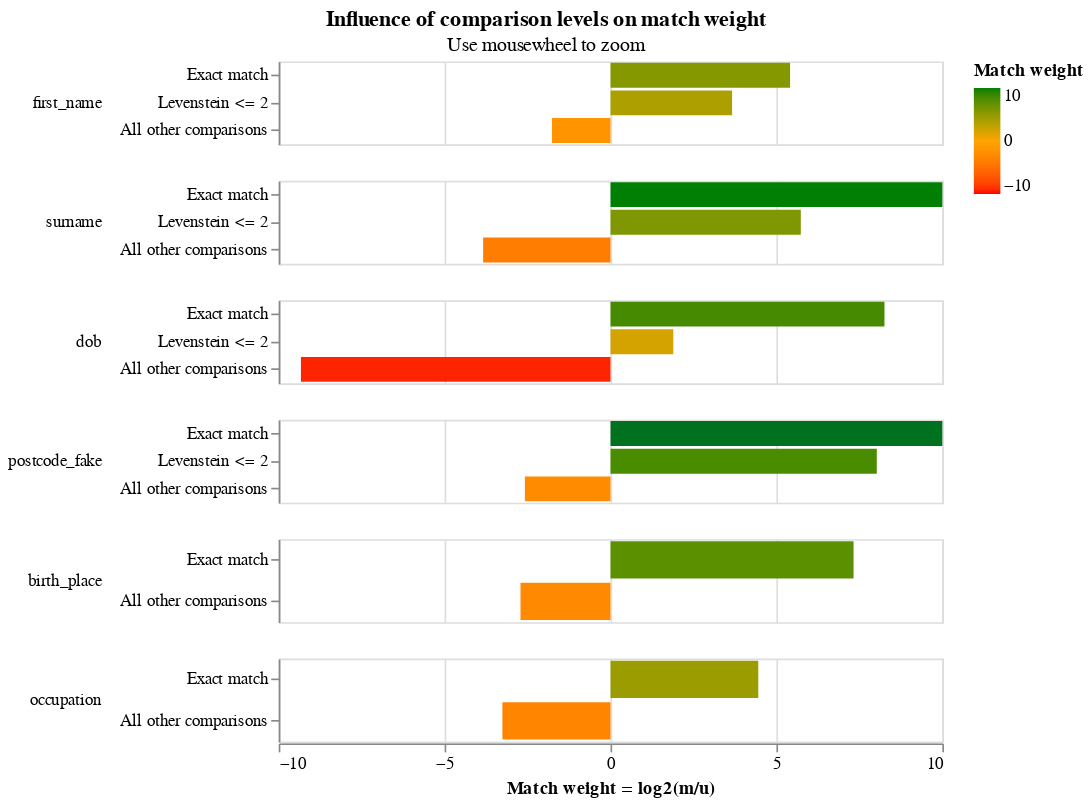

The code cell stored with this chart in its notebook:
### Markdown cell above
The final match weights can be viewed in the match weights chart:

### Code cell
c = linker.settings_obj.match_weights_chart()

### Figure 1 — Vega-Lite specification as saved in the notebook (floating-point values rounded to 4 significant figures)
{"config": {"view": {"width": 400, "height": 50}, "mark": {"tooltip": null}, "title": {"anchor": "middle"}, "header": {"title": null}}, "data": {"values": [{"comparison_name": "first_name", "sql_condition": "`first_name_l` = `first_name_r`", "label_for_charts": "Exact match", "m_probability": 0.5533, "u_probability": 0.013, "m_probability_description": "Amongst truly matching record comparisons, 55.33% of records are in the exact match comparison level", "u_probability_description": "Amongst truly non-matching record comparisons, 1.30% of records are in the exact match comparison level", "has_tf_adjustments": true, "tf_adjustment_column": "first_name", "tf_adjustment_weight": 1.0, "is_null_level": false, "bayes_factor": 42.57, "log2_bayes_factor": 5.412, "comparison_vector_value": 2, "max_comparison_vector_value": 2, "bayes_factor_description": "If comparison level is `exact match` then comparison is 42.57 times more likely to be a match", "proportion_of_matches": 0.0001047, "comparison_sort_order": 0}, {"comparison_name": "first_name", "sql_condition": "levenshtein(`first_name_l`, `first_name_r`) <= 2", "label_for_charts": "Levenstein <= 2", "m_probability": 0.16, "u_probability": 0.01262, "m_probability_description": "Amongst truly matching record comparisons, 16.00% of records are in the levenstein <= 2 comparison level", "u_probability_description": "Amongst truly non-matching record comparisons, 1.26% of records are in the levenstein <= 2 comparison level", "has_tf_adjustments": false, "tf_adjustment_column": null, "tf_adjustment_weight": 1.0, "is_null_level": false, "bayes_factor": 12.68, "log2_bayes_factor": 3.664, "comparison_vector_value": 1, "max_comparison_vector_value": 2, "bayes_factor_description": "If comparison level is `levenstein <= 2` then comparison is 12.68 times more likely to be a match", "proportion_of_matches": 0.0001047, "comparison_sort_order": 0}, {"comparison_name": "first_name", "sql_condition": "ELSE", "label_for_charts": "All other comparisons", "m_probability": 0.2868, "u_probability": 0.9744, "m_probability_description": "Amongst truly matching record comparisons, 28.68% of records are in the all other comparisons comparison level", "u_probability_description": "Amongst truly non-matching record comparisons, 97.44% of records are in the all other comparisons comparison level", "has_tf_adjustments": false, "tf_adjustment_column": null, "tf_adjustment_weight": 1.0, "is_null_level": false, "bayes_factor": 0.2943, "log2_bayes_factor": -1.765, "comparison_vector_value": 0, "max_comparison_vector_value": 2, "bayes_factor_description": "If comparison level is `all other comparisons` then comparison is  3.40 times less likely to be a match", "proportion_of_matches": 0.0001047, "comparison_sort_order": 0}, {"comparison_name": "surname", "sql_condition": "`surname_l` = `surname_r`", "label_for_charts": "Exact match", "m_probability": 0.7827, "u_probability": 0.0006572, "m_probability_description": "Amongst truly matching record comparisons, 78.27% of records are in the exact match comparison level", "u_probability_description": "Amongst truly non-matching record comparisons, 0.07% of records are in the exact match comparison level", "has_tf_adjustments": true, "tf_adjustment_column": "surname", "tf_adjustment_weight": 1.0, "is_null_level": false, "bayes_factor": 1191.0, "log2_bayes_factor": 10.22, "comparison_vector_value": 2, "max_comparison_vector_value": 2, "bayes_factor_description": "If comparison level is `exact match` then comparison is 1,190.95 times more likely to be a match", "proportion_of_matches": 0.0001047, "comparison_sort_order": 1}, {"comparison_name": "surname", "sql_condition": "levenshtein(`surname_l`, `surname_r`) <= 2", "label_for_charts": "Levenstein <= 2", "m_probability": 0.1477, "u_probability": 0.002772, "m_probability_description": "Amongst truly matching record comparisons, 14.77% of records are in the levenstein <= 2 comparison level", "u_probability_description": "Amongst truly non-matching record comparisons, 0.28% of records are in the levenstein <= 2 comparison level", "has_tf_adjustments": false, "tf_adjustment_column": null, "tf_adjustment_weight": 1.0, "is_null_level": false, "bayes_factor": 53.27, "log2_bayes_factor": 5.735, "comparison_vector_value": 1, "max_comparison_vector_value": 2, "bayes_factor_description": "If comparison level is `levenstein <= 2` then comparison is 53.27 times more likely to be a match", "proportion_of_matches": 0.0001047, "comparison_sort_order": 1}, {"comparison_name": "surname", "sql_condition": "ELSE", "label_for_charts": "All other comparisons", "m_probability": 0.06966, "u_probability": 0.9966, "m_probability_description": "Amongst truly matching record comparisons, 6.97% of records are in the all other comparisons comparison level", "u_probability_description": "Amongst truly non-matching record comparisons, 99.66% of records are in the all other comparisons comparison level", "has_tf_adjustments": false, "tf_adjustment_column": null, "tf_adjustment_weight": 1.0, "is_null_level": false, "bayes_factor": 0.0699, "log2_bayes_factor": -3.839, "comparison_vector_value": 0, "max_comparison_vector_value": 2, "bayes_factor_description": "If comparison level is `all other comparisons` then comparison is  14.31 times less likely to be a match", "proportion_of_matches": 0.0001047, "comparison_sort_order": 1}, {"comparison_name": "dob", "sql_condition": "`dob_l` = `dob_r`", "label_for_charts": "Exact match", "m_probability": 0.6235, "u_probability": 0.002039, "m_probability_description": "Amongst truly matching record comparisons, 62.35% of records are in the exact match comparison level", "u_probability_description": "Amongst truly non-matching record comparisons, 0.20% of records are in the exact match comparison level", "has_tf_adjustments": true, "tf_adjustment_column": "dob", "tf_adjustment_weight": 1.0, "is_null_level": false, "bayes_factor": 305.8, "log2_bayes_factor": 8.257, "comparison_vector_value": 2, "max_comparison_vector_value": 2, "bayes_factor_description": "If comparison level is `exact match` then comparison is 305.83 times more likely to be a match", "proportion_of_matches": 0.0001047, "comparison_sort_order": 2}, {"comparison_name": "dob", "sql_condition": "levenshtein(`dob_l`, `dob_r`) <= 2", "label_for_charts": "Levenstein <= 2", "m_probability": 0.3751, "u_probability": 0.1011, "m_probability_description": "Amongst truly matching record comparisons, 37.51% of records are in the levenstein <= 2 comparison level", "u_probability_description": "Amongst truly non-matching record comparisons, 10.11% of records are in the levenstein <= 2 comparison level", "has_tf_adjustments": false, "tf_adjustment_column": null, "tf_adjustment_weight": 1.0, "is_null_level": false, "bayes_factor": 3.711, "log2_bayes_factor": 1.892, "comparison_vector_value": 1, "max_comparison_vector_value": 2, "bayes_factor_description": "If comparison level is `levenstein <= 2` then comparison is 3.71 times more likely to be a match", "proportion_of_matches": 0.0001047, "comparison_sort_order": 2}, {"comparison_name": "dob", "sql_condition": "ELSE", "label_for_charts": "All other comparisons", "m_probability": 0.001394, "u_probability": 0.8969, "m_probability_description": "Amongst truly matching record comparisons, 0.14% of records are in the all other comparisons comparison level", "u_probability_description": "Amongst truly non-matching record comparisons, 89.69% of records are in the all other comparisons comparison level", "has_tf_adjustments": false, "tf_adjustment_column": null, "tf_adjustment_weight": 1.0, "is_null_level": false, "bayes_factor": 0.001554, "log2_bayes_factor": -9.33, "comparison_vector_value": 0, "max_comparison_vector_value": 2, "bayes_factor_description": "If comparison level is `all other comparisons` then comparison is  643.56 times less likely to be a match", "proportion_of_matches": 0.0001047, "comparison_sort_order": 2}, {"comparison_name": "postcode_fake", "sql_condition": "`postcode_fake_l` = `postcode_fake_r`", "label_for_charts": "Exact match", "m_probability": 0.6899, "u_probability": 0.000139, "m_probability_description": "Amongst truly matching record comparisons, 68.99% of records are in the exact match comparison level", "u_probability_description": "Amongst truly non-matching record comparisons, 0.01% of records are in the exact match comparison level", "has_tf_adjustments": false, "tf_adjustment_column": null, "tf_adjustment_weight": 1.0, "is_null_level": false, "bayes_factor": 4962.0, "log2_bayes_factor": 12.28, "comparison_vector_value": 2, "max_comparison_vector_value": 2, "bayes_factor_description": "If comparison level is `exact match` then comparison is 4,962.34 times more likely to be a match", "proportion_of_matches": 0.0001047, "comparison_sort_order": 3}, {"comparison_name": "postcode_fake", "sql_condition": "levenshtein(`postcode_fake_l`, `postcode_fake_r`) <= 2", "label_for_charts": "Levenstein <= 2", "m_probability": 0.143, "u_probability": 0.0005489, "m_probability_description": "Amongst truly matching record comparisons, 14.30% of records are in the levenstein <= 2 comparison level", "u_probability_description": "Amongst truly non-matching record comparisons, 0.05% of records are in the levenstein <= 2 comparison level", "has_tf_adjustments": false, "tf_adjustment_column": null, "tf_adjustment_weight": 1.0, "is_null_level": false, "bayes_factor": 260.5, "log2_bayes_factor": 8.025, "comparison_vector_value": 1, "max_comparison_vector_value": 2, "bayes_factor_description": "If comparison level is `levenstein <= 2` then comparison is 260.54 times more likely to be a match", "proportion_of_matches": 0.0001047, "comparison_sort_order": 3}, {"comparison_name": "postcode_fake", "sql_condition": "ELSE", "label_for_charts": "All other comparisons", "m_probability": 0.1671, "u_probability": 0.9993, "m_probability_description": "Amongst truly matching record comparisons, 16.71% of records are in the all other comparisons comparison level", "u_probability_description": "Amongst truly non-matching record comparisons, 99.93% of records are in the all other comparisons comparison level", "has_tf_adjustments": false, "tf_adjustment_column": null, "tf_adjustment_weight": 1.0, "is_null_level": false, "bayes_factor": 0.1672, "log2_bayes_factor": -2.581, "comparison_vector_value": 0, "max_comparison_vector_value": 2, "bayes_factor_description": "If comparison level is `all other comparisons` then comparison is  5.98 times less likely to be a match", "proportion_of_matches": 0.0001047, "comparison_sort_order": 3}, {"comparison_name": "birth_place", "sql_condition": "`birth_place_l` = `birth_place_r`", "label_for_charts": "Exact match", "m_probability": 0.8482, "u_probability": 0.005289, "m_probability_description": "Amongst truly matching record comparisons, 84.82% of records are in the exact match comparison level", "u_probability_description": "Amongst truly non-matching record comparisons, 0.53% of records are in the exact match comparison level", "has_tf_adjustments": true, "tf_adjustment_column": "birth_place", "tf_adjustment_weight": 1.0, "is_null_level": false, "bayes_factor": 160.4, "log2_bayes_factor": 7.325, "comparison_vector_value": 1, "max_comparison_vector_value": 1, "bayes_factor_description": "If comparison level is `exact match` then comparison is 160.39 times more likely to be a match", "proportion_of_matches": 0.0001047, "comparison_sort_order": 4}, {"comparison_name": "birth_place", "sql_condition": "ELSE", "label_for_charts": "All other comparisons", "m_probability": 0.1518, "u_probability": 0.9947, "m_probability_description": "Amongst truly matching record comparisons, 15.18% of records are in the all other comparisons comparison level", "u_probability_description": "Amongst truly non-matching record comparisons, 99.47% of records are in the all other comparisons comparison level", "has_tf_adjustments": false, "tf_adjustment_column": null, "tf_adjustment_weight": 1.0, "is_null_level": false, "bayes_factor": 0.1526, "log2_bayes_factor": -2.713, "comparison_vector_value": 0, "max_comparison_vector_value": 1, "bayes_factor_description": "If comparison level is `all other comparisons` then comparison is  6.55 times less likely to be a match", "proportion_of_matches": 0.0001047, "comparison_sort_order": 4}, {"comparison_name": "occupation", "sql_condition": "`occupation_l` = `occupation_r`", "label_for_charts": "Exact match", "m_probability": 0.8997, "u_probability": 0.04106, "m_probability_description": "Amongst truly matching record comparisons, 89.97% of records are in the exact match comparison level", "u_probability_description": "Amongst truly non-matching record comparisons, 4.11% of records are in the exact match comparison level", "has_tf_adjustments": true, "tf_adjustment_column": "occupation", "tf_adjustment_weight": 1.0, "is_null_level": false, "bayes_factor": 21.91, "log2_bayes_factor": 4.454, "comparison_vector_value": 1, "max_comparison_vector_value": 1, "bayes_factor_description": "If comparison level is `exact match` then comparison is 21.91 times more likely to be a match", "proportion_of_matches": 0.0001047, "comparison_sort_order": 5}, {"comparison_name": "occupation", "sql_condition": "ELSE", "label_for_charts": "All other comparisons", "m_probability": 0.1003, "u_probability": 0.9589, "m_probability_description": "Amongst truly matching record comparisons, 10.03% of records are in the all other comparisons comparison level", "u_probability_description": "Amongst truly non-matching record comparisons, 95.89% of records are in the all other comparisons comparison level", "has_tf_adjustments": false, "tf_adjustment_column": null, "tf_adjustment_weight": 1.0, "is_null_level": false, "bayes_factor": 0.1046, "log2_bayes_factor": -3.258, "comparison_vector_value": 0, "max_comparison_vector_value": 1, "bayes_factor_description": "If comparison level is `all other comparisons` then comparison is  9.56 times less likely to be a match", "proportion_of_matches": 0.0001047, "comparison_sort_order": 5}]}, "mark": {"type": "bar", "clip": true}, "selection": {"zoom_selector": {"type": "interval", "bind": "scales", "encodings": ["x"]}}, "encoding": {"color": {"type": "quantitative", "field": "log2_bayes_factor", "title": "Match weight", "scale": {"range": ["red", "orange", "green"], "domain": [-10, 0, 10]}}, "row": {"type": "nominal", "field": "comparison_name", "sort": {"field": "comparison_sort_order"}, "header": {"labelAngle": 0, "labelAnchor": "middle", "labelAlign": "left"}}, "tooltip": [{"type": "nominal", "field": "comparison_name", "title": "Comparison name"}, {"type": "ordinal", "field": "label_for_charts", "title": "Label"}, {"type": "nominal", "field": "sql_condition", "title": "SQL condition"}, {"type": "quantitative", "field": "m_probability", "format": ".4f", "title": "M probability"}, {"type": "quantitative", "field": "u_probability", "format": ".4f", "title": "U probability"}, {"type": "quantitative", "field": "bayes_factor", "title": "Bayes factor = m/u", "format": ",.4f"}, {"type": "quantitative", "field": "log2_bayes_factor", "title": "Match weight = log2(m/u)", "format": ",.4f"}, {"type": "nominal", "field": "bayes_factor_description", "title": "Match weight description"}], "x": {"type": "quantitative", "axis": {"title": "Match weight = log2(m/u)", "values": [-10, -5, 0, 5, 10]}, "field": "log2_bayes_factor", "scale": {"domain": [-10, 10]}}, "y": {"type": "nominal", "field": "label_for_charts", "axis": {"title": null}, "sort": {"field": "comparison_vector_value", "order": "descending"}}}, "resolve": {"scale": {"y": "independent"}}, "title": {"text": "Influence of comparison levels on match weight", "subtitle": "Use mousewheel to zoom"}, "$schema": "https://vega.github.io/schema/vega-lite/v4.json"}
